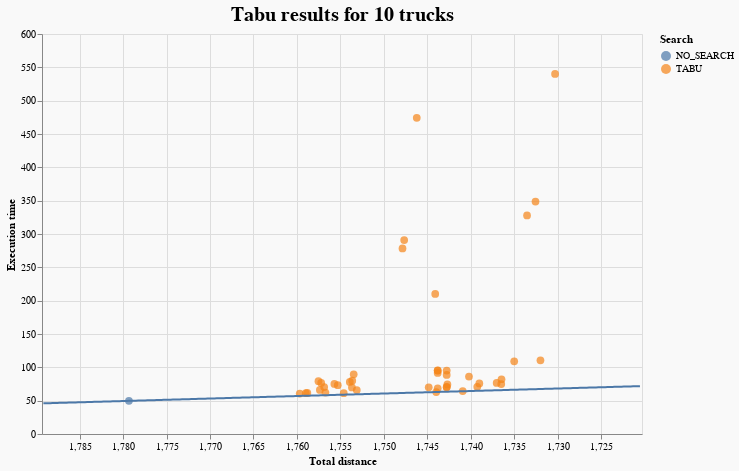

Source (notebook cell):
### Code cell
plot_results(tabu_greedy_10, tabu_tooltips, "Tabu results for 10 trucks").properties(
    width=600, height=400, background="#F9F9F9"
)

### Figure 1 — Vega-Lite specification as saved in the notebook (floating-point values rounded to 4 significant figures; data arrays with more than 128 entries replaced by an {"elided": "..."} marker saying what was removed)
{"config": {"view": {"continuousWidth": 400, "continuousHeight": 300}}, "layer": [{"data": {"name": "data-bafd0013c771880d69d4780f7493f4ec"}, "mark": {"type": "circle", "size": 60}, "encoding": {"color": {"field": "search", "title": "Search", "type": "nominal"}, "tooltip": [{"field": "heuristic", "title": "Heuristic", "type": "nominal"}, {"field": "search", "title": "Search", "type": "nominal"}, {"field": "base_solution", "title": "Base solution", "type": "nominal"}, {"field": "iterations", "title": "Iterations", "type": "quantitative"}, {"field": "TotalDistance", "title": "Total distance", "type": "quantitative"}, {"field": "execution_time", "title": "Execution time", "type": "quantitative"}, {"field": "tabu_queue_coef", "title": "Queue coef", "type": "quantitative"}], "x": {"field": "TotalDistance", "scale": {"domain": [1789.0, 1720.0]}, "title": "Total distance", "type": "quantitative"}, "y": {"field": "execution_time", "scale": {"domain": [39.7, 550.1]}, "title": "Execution time", "type": "quantitative"}}, "title": {"text": "Tabu results for 10 trucks", "anchor": "middle", "fontSize": 20}}, {"data": {"name": "data-4c07996eeeca07051254a2f0aeb08f4b"}, "mark": "line", "encoding": {"x": {"field": "x", "scale": {"domain": [1789.0, 1720.0]}, "type": "quantitative"}, "y": {"field": "y", "type": "quantitative"}}}], "background": "#F9F9F9", "height": 400, "width": 600, "$schema": "https://vega.github.io/schema/vega-lite/v4.17.0.json", "datasets": {"data-bafd0013c771880d69d4780f7493f4ec": [{"Unnamed: 0": 6, "base_solution": "SIMPLE_GREEDY", "heuristic": "MOVE_IN_EXPORTATION", "search": "TABU", "iterations": 200.0, "temp_coef": null, "population_size": null, "mutation_probability": null, "tabu_queue_coef": 0.5, "swap_any_to_generate": null, "TotalDistance": 1744.0, "TotalTime": 12.86, "UnusedTrucksCount": 0, "OrphansCount": 0, "execution_time": 68.52, "TotalFuel": 436.0, "TrucksCount": 10, "Relation": 1.886}, {"Unnamed: 0": 7, "base_solution": "SIMPLE_GREEDY", "heuristic": "REMOVE_LOOPS_SWAP_ANY_EXPORTATION", "search": "TABU", "iterations": 500.0, "temp_coef": null, "population_size": null, "mutation_probability": null, "tabu_queue_coef": 0.3, "swap_any_to_generate": 500.0, "TotalDistance": 1744.0, "TotalTime": 12.84, "UnusedTrucksCount": 0, "OrphansCount": 0, "execution_time": 210.1, "TotalFuel": 436.0, "TrucksCount": 10, "Relation": 0.2197}, {"Unnamed: 0": 10, "base_solution": "SIMPLE_GREEDY", "heuristic": "ANY_EXPORTATION_PROB1", "search": "TABU", "iterations": 500.0, "temp_coef": null, "population_size": null, "mutation_probability": null, "tabu_queue_coef": 0.3, "swap_any_to_generate": null, "TotalDistance": 1754.0, "TotalTime": 12.96, "UnusedTrucksCount": 0, "OrphansCount": 0, "execution_time": 78.13, "TotalFuel": 438.5, "TrucksCount": 10, "Relation": 0.8936}, {"Unnamed: 0": 18, "base_solution": "SIMPLE_GREEDY", "heuristic": "ANY_EXPORTATION_TIME1", "search": "TABU", "iterations": 500.0, "temp_coef": null, "population_size": null, "mutation_probability": null, "tabu_queue_coef": 0.3, "swap_any_to_generate": null, "TotalDistance": 1755.0, "TotalTime": 12.9, "UnusedTrucksCount": 0, "OrphansCount": 0, "execution_time": 73.25, "TotalFuel": 438.8, "TrucksCount": 10, "Relation": 1.02}, {"Unnamed: 0": 20, "base_solution": "SIMPLE_GREEDY", "heuristic": "ANY_MOVE_EXPORTATION", "search": "TABU", "iterations": 200.0, "temp_coef": null, "population_size": null, "mutation_probability": null, "tabu_queue_coef": 0.3, "swap_any_to_generate": null, "TotalDistance": 1737.0, "TotalTime": 12.79, "UnusedTrucksCount": 0, "OrphansCount": 0, "execution_time": 76.68, "TotalFuel": 434.3, "TrucksCount": 10, "Relation": 1.568}, {"Unnamed: 0": 42, "base_solution": "SIMPLE_GREEDY", "heuristic": "REMOVE_LOOPS_SWAP_ANY_EXPORTATION", "search": "TABU", "iterations": 200.0, "temp_coef": null, "population_size": null, "mutation_probability": null, "tabu_queue_coef": 0.5, "swap_any_to_generate": null, "TotalDistance": 1755.0, "TotalTime": 12.92, "UnusedTrucksCount": 0, "OrphansCount": 0, "execution_time": 61.29, "TotalFuel": 438.7, "TrucksCount": 10, "Relation": 2.13}, {"Unnamed: 0": 50, "base_solution": "SIMPLE_GREEDY", "heuristic": "ANY_EXPORTATION_TIME1", "search": "TABU", "iterations": 200.0, "temp_coef": null, "population_size": null, "mutation_probability": null, "tabu_queue_coef": 0.5, "swap_any_to_generate": null, "TotalDistance": 1757.0, "TotalTime": 12.96, "UnusedTrucksCount": 0, "OrphansCount": 0, "execution_time": 62.21, "TotalFuel": 439.2, "TrucksCount": 10, "Relation": 1.806}, {"Unnamed: 0": 55, "base_solution": "SIMPLE_GREEDY", "heuristic": "REMOVE_LOOPS_MOVE_EXPORTATION", "search": "TABU", "iterations": 500.0, "temp_coef": null, "population_size": null, "mutation_probability": null, "tabu_queue_coef": 0.3, "swap_any_to_generate": null, "TotalDistance": 1743.0, "TotalTime": 12.86, "UnusedTrucksCount": 0, "OrphansCount": 0, "execution_time": 95.25, "TotalFuel": 435.7, "TrucksCount": 10, "Relation": 0.8024}, {"Unnamed: 0": 58, "base_solution": "SIMPLE_GREEDY", "heuristic": "ANY_EXPORTATION_PROB1", "search": "TABU", "iterations": 200.0, "temp_coef": null, "population_size": null, "mutation_probability": null, "tabu_queue_coef": 0.5, "swap_any_to_generate": null, "TotalDistance": 1759.0, "TotalTime": 12.98, "UnusedTrucksCount": 0, "OrphansCount": 0, "execution_time": 61.27, "TotalFuel": 439.7, "TrucksCount": 10, "Relation": 1.759}, {"Unnamed: 0": 71, "base_solution": "SIMPLE_GREEDY", "heuristic": "ANY_EXPORTATION", "search": "TABU", "iterations": 500.0, "temp_coef": null, "population_size": null, "mutation_probability": null, "tabu_queue_coef": 0.5, "swap_any_to_generate": null, "TotalDistance": 1753.0, "TotalTime": 13.02, "UnusedTrucksCount": 0, "OrphansCount": 0, "execution_time": 89.44, "TotalFuel": 438.4, "TrucksCount": 10, "Relation": 0.6504}, {"Unnamed: 0": 95, "base_solution": "SIMPLE_GREEDY", "heuristic": "REMOVE_LOOPS_SWAP_ANY_EXPORTATION", "search": "TABU", "iterations": 200.0, "temp_coef": null, "population_size": null, "mutation_probability": null, "tabu_queue_coef": 0.3, "swap_any_to_generate": null, "TotalDistance": 1760.0, "TotalTime": 12.95, "UnusedTrucksCount": 0, "OrphansCount": 0, "execution_time": 60.67, "TotalFuel": 439.9, "TrucksCount": 10, "Relation": 1.791}, {"Unnamed: 0": 105, "base_solution": "SIMPLE_GREEDY", "heuristic": "ANY_MOVE_EXPORTATION_FIXED2", "search": "TABU", "iterations": 500.0, "temp_coef": null, "population_size": null, "mutation_probability": null, "tabu_queue_coef": 0.5, "swap_any_to_generate": null, "TotalDistance": 1740.0, "TotalTime": 12.71, "UnusedTrucksCount": 0, "OrphansCount": 0, "execution_time": 86.2, "TotalFuel": 435.1, "TrucksCount": 10, "Relation": 1.072}, {"Unnamed: 0": 107, "base_solution": "SIMPLE_GREEDY", "heuristic": "ANY_EXPORTATION_TIME1", "search": "TABU", "iterations": 500.0, "temp_coef": null, "population_size": null, "mutation_probability": null, "tabu_queue_coef": 0.5, "swap_any_to_generate": null, "TotalDistance": 1758.0, "TotalTime": 12.87, "UnusedTrucksCount": 0, "OrphansCount": 0, "execution_time": 79.29, "TotalFuel": 439.4, "TrucksCount": 10, "Relation": 0.7367}, {"Unnamed: 0": 115, "base_solution": "SIMPLE_GREEDY", "heuristic": "ANY_MOVE_SWAP", "search": "TABU", "iterations": 500.0, "temp_coef": null, "population_size": null, "mutation_probability": null, "tabu_queue_coef": 0.5, "swap_any_to_generate": null, "TotalDistance": 1743.0, "TotalTime": 12.75, "UnusedTrucksCount": 0, "OrphansCount": 0, "execution_time": 74.4, "TotalFuel": 435.7, "TrucksCount": 10, "Relation": 1.483}, {"Unnamed: 0": 121, "base_solution": "SIMPLE_GREEDY", "heuristic": "ANY_MOVE_SWAP", "search": "TABU", "iterations": 500.0, "temp_coef": null, "population_size": null, "mutation_probability": null, "tabu_queue_coef": 0.3, "swap_any_to_generate": 500.0, "TotalDistance": 1733.0, "TotalTime": 12.6, "UnusedTrucksCount": 0, "OrphansCount": 0, "execution_time": 348.7, "TotalFuel": 433.1, "TrucksCount": 10, "Relation": 0.1564}, {"Unnamed: 0": 133, "base_solution": "SIMPLE_GREEDY", "heuristic": "ANY_MOVE_EXPORTATION", "search": "TABU", "iterations": 200.0, "temp_coef": null, "population_size": null, "mutation_probability": null, "tabu_queue_coef": 0.5, "swap_any_to_generate": null, "TotalDistance": 1736.0, "TotalTime": 12.69, "UnusedTrucksCount": 0, "OrphansCount": 0, "execution_time": 82.13, "TotalFuel": 434.1, "TrucksCount": 10, "Relation": 1.321}, {"Unnamed: 0": 142, "base_solution": "SIMPLE_GREEDY", "heuristic": "ANY_EXPORTATION", "search": "TABU", "iterations": 200.0, "temp_coef": null, "population_size": null, "mutation_probability": null, "tabu_queue_coef": 0.3, "swap_any_to_generate": null, "TotalDistance": 1754.0, "TotalTime": 12.96, "UnusedTrucksCount": 0, "OrphansCount": 0, "execution_time": 69.78, "TotalFuel": 438.4, "TrucksCount": 10, "Relation": 1.277}, {"Unnamed: 0": 144, "base_solution": "SIMPLE_GREEDY", "heuristic": "ANY_EXPORTATION", "search": "TABU", "iterations": 500.0, "temp_coef": null, "population_size": null, "mutation_probability": null, "tabu_queue_coef": 0.3, "swap_any_to_generate": null, "TotalDistance": 1754.0, "TotalTime": 12.9, "UnusedTrucksCount": 0, "OrphansCount": 0, "execution_time": 79.89, "TotalFuel": 438.4, "TrucksCount": 10, "Relation": 0.8506}, {"Unnamed: 0": 147, "base_solution": "SIMPLE_GREEDY", "heuristic": "REMOVE_LOOPS_MOVE_EXPORTATION", "search": "TABU", "iterations": 500.0, "temp_coef": null, "population_size": null, "mutation_probability": null, "tabu_queue_coef": 0.5, "swap_any_to_generate": null, "TotalDistance": 1743.0, "TotalTime": 12.86, "UnusedTrucksCount": 0, "OrphansCount": 0, "execution_time": 88.51, "TotalFuel": 435.7, "TrucksCount": 10, "Relation": 0.9417}, {"Unnamed: 0": 151, "base_solution": "SIMPLE_GREEDY", "heuristic": "ANY_EXPORTATION_PROB1", "search": "TABU", "iterations": 200.0, "temp_coef": null, "population_size": null, "mutation_probability": null, "tabu_queue_coef": 0.3, "swap_any_to_generate": null, "TotalDistance": 1759.0, "TotalTime": 12.98, "UnusedTrucksCount": 0, "OrphansCount": 0, "execution_time": 61.61, "TotalFuel": 439.7, "TrucksCount": 10, "Relation": 1.722}, {"Unnamed: 0": 154, "base_solution": "SIMPLE_GREEDY", "heuristic": "MOVE_IN_EXPORTATION", "search": "TABU", "iterations": 500.0, "temp_coef": null, "population_size": null, "mutation_probability": null, "tabu_queue_coef": 0.5, "swap_any_to_generate": null, "TotalDistance": 1744.0, "TotalTime": 12.86, "UnusedTrucksCount": 0, "OrphansCount": 0, "execution_time": 95.43, "TotalFuel": 436.0, "TrucksCount": 10, "Relation": 0.7765}, {"Unnamed: 0": 160, "base_solution": "SIMPLE_GREEDY", "heuristic": "ANY_MOVE_EXPORTATION_FIXED2", "search": "TABU", "iterations": 200.0, "temp_coef": null, "population_size": null, "mutation_probability": null, "tabu_queue_coef": 0.3, "swap_any_to_generate": null, "TotalDistance": 1739.0, "TotalTime": 12.73, "UnusedTrucksCount": 0, "OrphansCount": 0, "execution_time": 70.79, "TotalFuel": 434.8, "TrucksCount": 10, "Relation": 1.9}, {"Unnamed: 0": 163, "base_solution": "SIMPLE_GREEDY", "heuristic": "MOVE_IN_EXPORTATION", "search": "TABU", "iterations": 200.0, "temp_coef": null, "population_size": null, "mutation_probability": null, "tabu_queue_coef": 0.3, "swap_any_to_generate": null, "TotalDistance": 1744.0, "TotalTime": 12.86, "UnusedTrucksCount": 0, "OrphansCount": 0, "execution_time": 91.58, "TotalFuel": 436.0, "TrucksCount": 10, "Relation": 0.848}, {"Unnamed: 0": 196, "base_solution": "SIMPLE_GREEDY", "heuristic": "REMOVE_LOOPS_MOVE_EXPORTATION", "search": "TABU", "iterations": 200.0, "temp_coef": null, "population_size": null, "mutation_probability": null, "tabu_queue_coef": 0.5, "swap_any_to_generate": null, "TotalDistance": 1743.0, "TotalTime": 12.86, "UnusedTrucksCount": 0, "OrphansCount": 0, "execution_time": 70.59, "TotalFuel": 435.7, "TrucksCount": 10, "Relation": 1.749}, {"Unnamed: 0": 210, "base_solution": "SIMPLE_GREEDY", "heuristic": "ANY_MOVE_EXPORTATION", "search": "TABU", "iterations": 500.0, "temp_coef": null, "population_size": null, "mutation_probability": null, "tabu_queue_coef": 0.3, "swap_any_to_generate": 500.0, "TotalDistance": 1730.0, "TotalTime": 12.63, "UnusedTrucksCount": 0, "OrphansCount": 0, "execution_time": 540.1, "TotalFuel": 432.6, "TrucksCount": 10, "Relation": 0.09996}, {"Unnamed: 0": 212, "base_solution": "SIMPLE_GREEDY", "heuristic": "MOVE_IN_EXPORTATION", "search": "TABU", "iterations": 500.0, "temp_coef": null, "population_size": null, "mutation_probability": null, "tabu_queue_coef": 0.3, "swap_any_to_generate": null, "TotalDistance": 1744.0, "TotalTime": 12.86, "UnusedTrucksCount": 0, "OrphansCount": 0, "execution_time": 95.08, "TotalFuel": 436.0, "TrucksCount": 10, "Relation": 0.7825}, {"Unnamed: 0": 223, "base_solution": "SIMPLE_GREEDY", "heuristic": "ANY_MOVE_SWAP", "search": "TABU", "iterations": 500.0, "temp_coef": null, "population_size": null, "mutation_probability": null, "tabu_queue_coef": 0.3, "swap_any_to_generate": null, "TotalDistance": 1739.0, "TotalTime": 12.7, "UnusedTrucksCount": 0, "OrphansCount": 0, "execution_time": 75.84, "TotalFuel": 434.8, "TrucksCount": 10, "Relation": 1.542}, {"Unnamed: 0": 234, "base_solution": "SIMPLE_GREEDY", "heuristic": "ANY_MOVE_EXPORTATION_FIXED2", "search": "TABU", "iterations": 500.0, "temp_coef": null, "population_size": null, "mutation_probability": null, "tabu_queue_coef": 0.3, "swap_any_to_generate": null, "TotalDistance": 1736.0, "TotalTime": 12.61, "UnusedTrucksCount": 0, "OrphansCount": 0, "execution_time": 74.89, "TotalFuel": 434.1, "TrucksCount": 10, "Relation": 1.7}, {"Unnamed: 0": 241, "base_solution": "SIMPLE_GREEDY", "heuristic": "ANY_EXPORTATION_PROB1", "search": "TABU", "iterations": 500.0, "temp_coef": null, "population_size": null, "mutation_probability": null, "tabu_queue_coef": 0.3, "swap_any_to_generate": 500.0, "TotalDistance": 1748.0, "TotalTime": 12.83, "UnusedTrucksCount": 0, "OrphansCount": 0, "execution_time": 290.8, "TotalFuel": 436.9, "TrucksCount": 10, "Relation": 0.1313}, {"Unnamed: 0": 269, "base_solution": "SIMPLE_GREEDY", "heuristic": "ANY_MOVE_SWAP", "search": "TABU", "iterations": 200.0, "temp_coef": null, "population_size": null, "mutation_probability": null, "tabu_queue_coef": 0.5, "swap_any_to_generate": null, "TotalDistance": 1744.0, "TotalTime": 12.88, "UnusedTrucksCount": 0, "OrphansCount": 0, "execution_time": 62.98, "TotalFuel": 436.0, "TrucksCount": 10, "Relation": 2.66}, {"Unnamed: 0": 274, "base_solution": "SIMPLE_GREEDY", "heuristic": "ANY_MOVE_EXPORTATION_FIXED2", "search": "TABU", "iterations": 200.0, "temp_coef": null, "population_size": null, "mutation_probability": null, "tabu_queue_coef": 0.5, "swap_any_to_generate": null, "TotalDistance": 1741.0, "TotalTime": 12.58, "UnusedTrucksCount": 0, "OrphansCount": 0, "execution_time": 64.34, "TotalFuel": 435.2, "TrucksCount": 10, "Relation": 2.622}, {"Unnamed: 0": 279, "base_solution": "SIMPLE_GREEDY", "heuristic": "ANY_MOVE_EXPORTATION", "search": "TABU", "iterations": 500.0, "temp_coef": null, "population_size": null, "mutation_probability": null, "tabu_queue_coef": 0.5, "swap_any_to_generate": null, "TotalDistance": 1735.0, "TotalTime": 12.71, "UnusedTrucksCount": 0, "OrphansCount": 0, "execution_time": 109.0, "TotalFuel": 433.8, "TrucksCount": 10, "Relation": 0.7479}, {"Unnamed: 0": 280, "base_solution": "SIMPLE_GREEDY", "heuristic": "REMOVE_LOOPS_SWAP_ANY_EXPORTATION", "search": "TABU", "iterations": 500.0, "temp_coef": null, "population_size": null, "mutation_probability": null, "tabu_queue_coef": 0.3, "swap_any_to_generate": null, "TotalDistance": 1757.0, "TotalTime": 12.94, "UnusedTrucksCount": 0, "OrphansCount": 0, "execution_time": 76.65, "TotalFuel": 439.3, "TrucksCount": 10, "Relation": 0.8204}, {"Unnamed: 0": 281, "base_solution": "SIMPLE_GREEDY", "heuristic": "ANY_EXPORTATION", "search": "TABU", "iterations": 500.0, "temp_coef": null, "population_size": null, "mutation_probability": null, "tabu_queue_coef": 0.3, "swap_any_to_generate": 500.0, "TotalDistance": 1746.0, "TotalTime": 12.84, "UnusedTrucksCount": 0, "OrphansCount": 0, "execution_time": 474.2, "TotalFuel": 436.6, "TrucksCount": 10, "Relation": 0.078}, {"Unnamed: 0": 290, "base_solution": "SIMPLE_GREEDY", "heuristic": "ANY_EXPORTATION", "search": "TABU", "iterations": 200.0, "temp_coef": null, "population_size": null, "mutation_probability": null, "tabu_queue_coef": 0.5, "swap_any_to_generate": null, "TotalDistance": 1753.0, "TotalTime": 13.04, "UnusedTrucksCount": 0, "OrphansCount": 0, "execution_time": 65.91, "TotalFuel": 438.3, "TrucksCount": 10, "Relation": 1.617}, {"Unnamed: 0": 307, "base_solution": "SIMPLE_GREEDY", "heuristic": "ANY_EXPORTATION_PROB1", "search": "TABU", "iterations": 500.0, "temp_coef": null, "population_size": null, "mutation_probability": null, "tabu_queue_coef": 0.5, "swap_any_to_generate": null, "TotalDistance": 1757.0, "TotalTime": 12.91, "UnusedTrucksCount": 0, "OrphansCount": 0, "execution_time": 70.37, "TotalFuel": 439.2, "TrucksCount": 10, "Relation": 1.086}, {"Unnamed: 0": 309, "base_solution": "SIMPLE_GREEDY", "heuristic": null, "search": "NO_SEARCH", "iterations": null, "temp_coef": null, "population_size": null, "mutation_probability": null, "tabu_queue_coef": null, "swap_any_to_generate": null, "TotalDistance": 1779.0, "TotalTime": 13.23, "UnusedTrucksCount": 0, "OrphansCount": 0, "execution_time": 49.7, "TotalFuel": 444.8, "TrucksCount": 10, "Relation": 0.0}, {"Unnamed: 0": 311, "base_solution": "SIMPLE_GREEDY", "heuristic": "ANY_EXPORTATION_TIME1", "search": "TABU", "iterations": 500.0, "temp_coef": null, "population_size": null, "mutation_probability": null, "tabu_queue_coef": 0.3, "swap_any_to_generate": 500.0, "TotalDistance": 1748.0, "TotalTime": 12.81, "UnusedTrucksCount": 0, "OrphansCount": 0, "execution_time": 278.3, "TotalFuel": 437.0, "TrucksCount": 10, "Relation": 0.1377}, {"Unnamed: 0": 318, "base_solution": "SIMPLE_GREEDY", "heuristic": "REMOVE_LOOPS_MOVE_EXPORTATION", "search": "TABU", "iterations": 200.0, "temp_coef": null, "population_size": null, "mutation_probability": null, "tabu_queue_coef": 0.3, "swap_any_to_generate": null, "TotalDistance": 1743.0, "TotalTime": 12.86, "UnusedTrucksCount": 0, "OrphansCount": 0, "execution_time": 70.0, "TotalFuel": 435.7, "TrucksCount": 10, "Relation": 1.8}, {"Unnamed: 0": 337, "base_solution": "SIMPLE_GREEDY", "heuristic": "ANY_MOVE_EXPORTATION_FIXED2", "search": "TABU", "iterations": 500.0, "temp_coef": null, "population_size": null, "mutation_probability": null, "tabu_queue_coef": 0.3, "swap_any_to_generate": 500.0, "TotalDistance": 1734.0, "TotalTime": 12.62, "UnusedTrucksCount": 0, "OrphansCount": 0, "execution_time": 327.8, "TotalFuel": 433.4, "TrucksCount": 10, "Relation": 0.1647}, {"Unnamed: 0": 344, "base_solution": "SIMPLE_GREEDY", "heuristic": "ANY_EXPORTATION_TIME1", "search": "TABU", "iterations": 200.0, "temp_coef": null, "population_size": null, "mutation_probability": null, "tabu_queue_coef": 0.3, "swap_any_to_generate": null, "TotalDistance": 1757.0, "TotalTime": 12.91, "UnusedTrucksCount": 0, "OrphansCount": 0, "execution_time": 66.11, "TotalFuel": 439.3, "TrucksCount": 10, "Relation": 1.338}, {"Unnamed: 0": 349, "base_solution": "SIMPLE_GREEDY", "heuristic": "REMOVE_LOOPS_SWAP_ANY_EXPORTATION", "search": "TABU", "iterations": 500.0, "temp_coef": null, "population_size": null, "mutation_probability": null, "tabu_queue_coef": 0.5, "swap_any_to_generate": null, "TotalDistance": 1756.0, "TotalTime": 13.12, "UnusedTrucksCount": 0, "OrphansCount": 0, "execution_time": 75.03, "TotalFuel": 438.9, "TrucksCount": 10, "Relation": 0.933}, {"Unnamed: 0": 362, "base_solution": "SIMPLE_GREEDY", "heuristic": "ANY_MOVE_SWAP", "search": "TABU", "iterations": 200.0, "temp_coef": null, "population_size": null, "mutation_probability": null, "tabu_queue_coef": 0.3, "swap_any_to_generate": null, "TotalDistance": 1745.0, "TotalTime": 12.92, "UnusedTrucksCount": 0, "OrphansCount": 0, "execution_time": 70.03, "TotalFuel": 436.2, "TrucksCount": 10, "Relation": 1.695}, {"Unnamed: 0": 373, "base_solution": "SIMPLE_GREEDY", "heuristic": "ANY_MOVE_EXPORTATION", "search": "TABU", "iterations": 500.0, "temp_coef": null, "population_size": null, "mutation_probability": null, "tabu_queue_coef": 0.3, "swap_any_to_generate": null, "TotalDistance": 1732.0, "TotalTime": 12.62, "UnusedTrucksCount": 0, "OrphansCount": 0, "execution_time": 110.5, "TotalFuel": 433.0, "TrucksCount": 10, "Relation": 0.7791}], "data-4c07996eeeca07051254a2f0aeb08f4b": {"elided": "259 records"}}}
